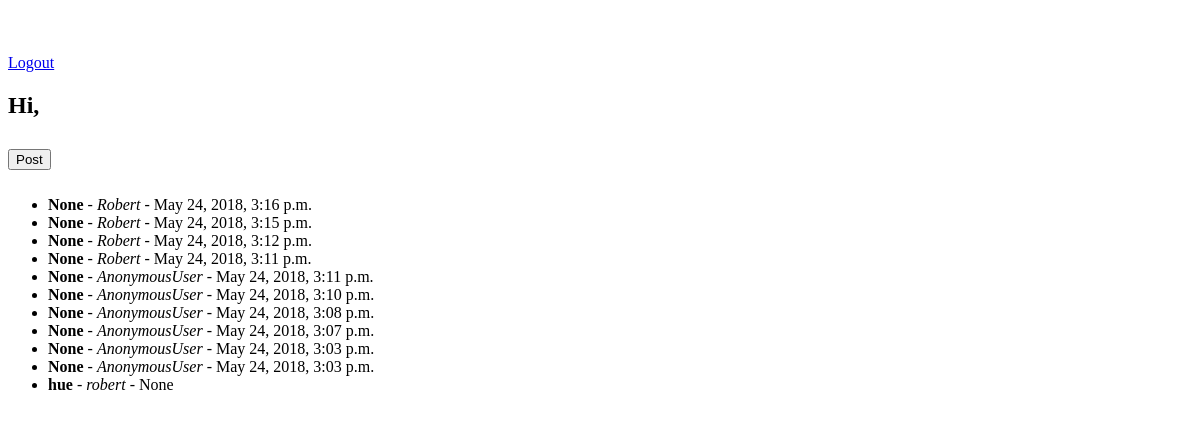
/draw/, run on the app's committed database.
### draw/models.py (models this page shows, shortened)
class Post(models.Model):
    author = models.TextField()
    text = models.TextField()
    updated = models.DateTimeField(auto_now=True)
    created = models.DateTimeField(auto_now_add=True)
    class Meta:
        ordering = ['created']

### draw/views.py (the view)
# urls.py: 2. Add a URL to urlpatterns:  path('', views.home, name='home')
def home(request):
    tmpl_vars = {
        'all_posts': Post.objects.reverse(),
        'form': PostForm()
    }
    return render(request, 'draw/index.html', tmpl_vars)

### draw/templates/draw/index.html (shortened to what this page needs)
{% extends "draw/base.html" %}
{% block content %}
<br><br>
<div class="row white">
    <div class="large-12 columns">
        <a href="/logout" class="right">Logout</a>
        <h2>Hi, {{request.user.username}}</h2>
    </div>
</div>
<div class="row white">
    <div class="columns large-12">
        <form action="draw/create_post/" method="POST" id="post-form">
            <input type="submit" value="Post" class="tiny button" onclick="alertme('Hue')">
        </form>
    </div>
</div>
<div class="row white">
    <div class="columns large-12">
        <ul>
            {% for post in all_posts %}
                <li>
                    <strong>{{ post.text }}</strong> -
                    <em>{{ post.author }}</em> -
                    <span>{{ post.created }}</span>
                </li>
            {% endfor %}
        </ul>
    </div>
</div>
{% endblock %}

### draw/templates/draw/base.html (style rules this page uses)
.white { background:rgba(255,255,255,1); padding-top: 10px; border:none; }

### data on the page
Post: text "None", author "Robert", created "May 24, 2018, 3:16 p.m."
Post: text "None", author "Robert", created "May 24, 2018, 3:15 p.m."
Post: text "None", author "Robert", created "May 24, 2018, 3:12 p.m."
Post: text "None", author "Robert", created "May 24, 2018, 3:11 p.m."
Post: text "None", author "AnonymousUser", created "May 24, 2018, 3:11 p.m."
Post: text "None", author "AnonymousUser", created "May 24, 2018, 3:10 p.m."
Post: text "None", author "AnonymousUser", created "May 24, 2018, 3:08 p.m."
Post: text "None", author "AnonymousUser", created "May 24, 2018, 3:07 p.m."
Post: text "None", author "AnonymousUser", created "May 24, 2018, 3:03 p.m."
Post: text "None", author "AnonymousUser", created "May 24, 2018, 3:03 p.m."
Post: text "hue", author "robert", created "None"
